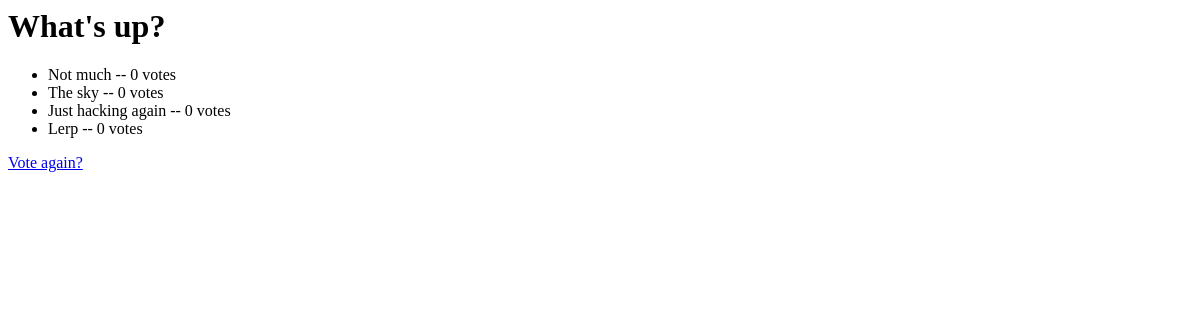
The app's page /polls/1/results/, older data.
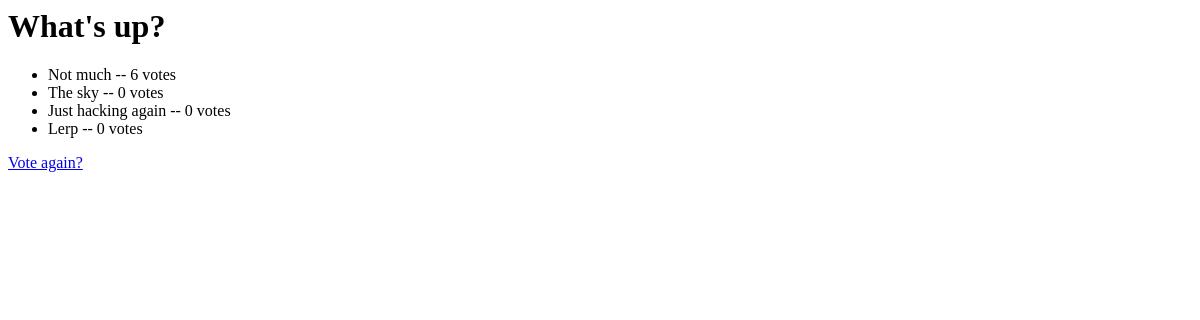
The same page, newer data.
### polls/models.py (models this page shows, shortened)
class Choice(models.Model):
    question=   models.ForeignKey(Question, on_delete=models.CASCADE)
    choice_text=    models.CharField(max_length=200)
    votes=  models.IntegerField(default=0)

### polls/views.py (the view)
# urls.py: url(r"^(?P<pk>[0-9]+)/results/$", views.ResultsView.as_view(), name="results"), # /polls/5/results
class ResultsView(generic.DetailView):
	template_name=	"polls/results.html"
	model=	Question

### polls/templates/polls/results.html
<h1>{{ question.question_text }}</h1>
<ul>
{% for choice in question.choice_set.all %}
    <li>{{ choice.choice_text }} -- {{ choice.votes }} vote{{ choice.votes|pluralize }}</li>
{% endfor %}
</ul>
<a href="{% url 'polls:detail' question.id %}">Vote again?</a>

Row changes from the older to the newer data that the page shows:
changed Choice "Not much": votes "0" → "6"
